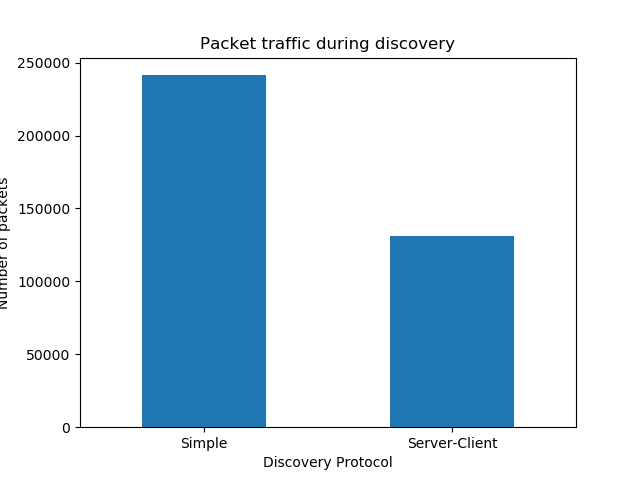

This figure's Python source:
#!/usr/bin/python3 discovery_server

"""."""
import os
import subprocess
import pandas as pd

import matplotlib.pyplot as plt


def plot_packets(data):
    """."""
    ax = data.plot.bar(x='discovery_protocol', y='discovery_packets', rot=0)
    plt.title('Packet traffic during discovery')
    plt.xlabel('Discovery Protocol')
    plt.ylabel('Number of packets')
    plt.legend().remove()
    # plt.show()
    plt.savefig('discovery_packets.png')
    plt.close()


def count_packets(filename):
    """."""
    print('Processing {}'.format(filename))
    command = 'tshark -r {} -Y'.format(filename)
    command += ' "rtps && ('
    command += ' (rtps.sm.rdEntityId == 0x000002c2) ||'
    command += ' (rtps.sm.rdEntityId == 0x000002c7) ||'
    command += ' (rtps.sm.rdEntityId == 0x000003c2) ||'
    command += ' (rtps.sm.rdEntityId == 0x000003c7) ||'
    command += ' (rtps.sm.rdEntityId == 0x000004c2) ||'
    command += ' (rtps.sm.rdEntityId == 0x000004c7) ||'
    command += ' (rtps.sm.rdEntityId == 0x000100c2) ||'
    command += ' (rtps.sm.rdEntityId == 0x000100c7) ||'
    command += ' (rtps.sm.rdEntityId == 0x000200C2) ||'
    command += ' (rtps.sm.rdEntityId == 0x000200C7) ||'
    command += ' (rtps.sm.rdEntityId == 0x000201C3) ||'
    command += ' (rtps.sm.rdEntityId == 0x000201C4))" | wc -l'

    res = subprocess.Popen(command, shell=True, stdout=subprocess.PIPE)
    n_packets = int(res.communicate()[0].decode().rstrip())
    return n_packets


if __name__ == '__main__':

    files = [
        'simple.pcapng',
        'server_client.pcapng',
    ]
    data = pd.DataFrame()
    protocols = []
    packets = []
    for f in files:
        if not os.path.isfile(f):
            print('Cannot find file {}'.format(f))
            continue

        protocol = 'Simple'
        if 'server' in f:
            protocol = 'Server-Client'

        protocols.append(protocol)
        packets.append(count_packets(f))

    data = pd.DataFrame(
        {
            'discovery_protocol': protocols,
            'discovery_packets': packets
        }
    )

    print(data)
    plot_packets(data)
